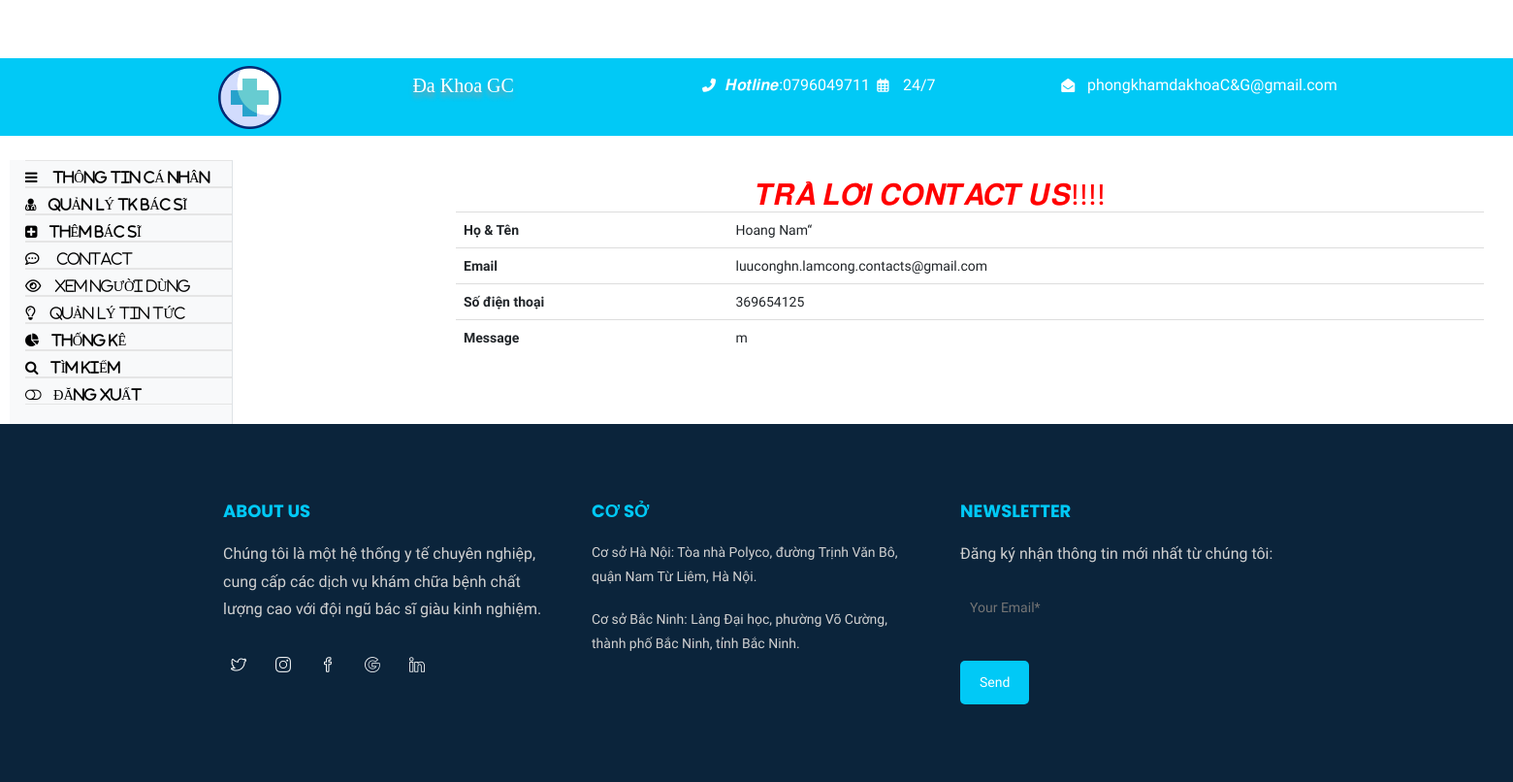
The page /admin/query-details.php?id=13 (signed in) on the database its author committed.
### tables this page shows
CREATE TABLE `tblcontactus` (
  `id` int(11) NOT NULL,
  `fullname` varchar(255) DEFAULT NULL,
  `email` varchar(255) DEFAULT NULL,
  `contactno` bigint(12) DEFAULT NULL,
  `message` longtext DEFAULT NULL,
  `PostingDate` timestamp NULL DEFAULT current_timestamp(),
  `AdminRemark` longtext DEFAULT NULL,
  `LastupdationDate` timestamp NULL DEFAULT NULL ON UPDATE current_timestamp(),
  `IsRead` int(11) DEFAULT NULL
);

### admin/query-details.php (the view, shortened to what this page needs)
<?php
include('include/cf.php');
?>
<!DOCTYPE html>
<html lang="en">
	<head>
	</head>
	<body>
		<?php include('view-dr/header.php');
include './view-dr/sidebar_start.php';?>
			<div class="app-content">
				<div class="main-content" >
					<div class="wrap-content container" id="container">
						<section id="page-title">
							<div class="row">
								<div class="col-sm-12">
									<h2 class="mainTitle" style="text-align:center; color: red; margin-left:300px; ">𝑻𝑹𝑨̉ 𝑳𝑶̛̀𝑰 𝑪𝑶𝑵𝑻𝑨𝑪𝑻 𝑼𝑺!!!!</h2>
																	</div>
							</div>
						</section>
						<div class="container-fluid container-fullw bg-white" style="margin-left:190px;">
									<div class="row">
								<div class="col-md-12">
									<table class="table table-hover" id="sample-table-1">
										<tbody>
<?php
$qid=intval($_GET['id']);
$sql=mysqli_query($con,"select * from tblcontactus where id='$qid'");
while($row=mysqli_fetch_array($sql))
{
?>
											<tr>
												<th>Họ & Tên</th>
												<td><?php echo $row['fullname'];?></td>
											</tr>
											<tr>
												<th>Email </th>
												<td><?php echo $row['email'];?></td>
											</tr>
											<tr>
												<th>Số điện thoại</th>
												<td><?php echo $row['contactno'];?></td>
											</tr>
											<tr>
												<th>Message</th>
												<td><?php echo $row['message'];?></td>
												</tr>
<?php if($row['AdminRemark']==""){?>
<form name="query" method="post">
	<tr>
<tr>
											<?php
											 }} ?>
										</tbody>
									</table>
								</div>
							</div>
								</div>
							</div>
						</div>
					</div>
				</div>
			</div>
			<?php
include './view-dr/footer.php'; ?>

### css/shortcode/default.css (style rules this page uses)
*, h1, h2, h3, h4, h5, h6, p, ul, a { margin: 0; padding: 0; }
html { font-size: 100%; }
body { font-family: 'Old Standard TT', serif; color: #666666; font-weight: 400; font-size: 14px; line-height: 24px; -webkit-font-smoothing: antialiased; -moz-osx-font-smoothing: grayscale; }
h1, h2, h3, h4, h5, h6, .h1, .h2, .h3, .h4, .h5, .h6 { font-family: 'Poppins', sans-serif; color: #313131; font-weight: 400; -webkit-font-variant-ligatures: common-ligatures; font-variant-ligatures: common-ligatures; margin-top: 0; margin-bottom: 0; }
h2, .h2 { font-size: 30px; font-weight: 400; }
body { overflow-x: hidden; }
body { background: #fff; }

### admin/view-dr/sidebar_start.php (style rules this page uses)
body { font-family:Times; font-size:17px; }

### admin/view-dr/footer.php (style rules this page uses)
html, body { height: 100%; margin: 0; }
body { display: flex; flex-direction: column; }

### rows shown on the page
tblcontactus: fullname "Hoang Nam“", email "luuconghn.lamcong.contacts@gmail.com", contactno "369654125", message "m"
